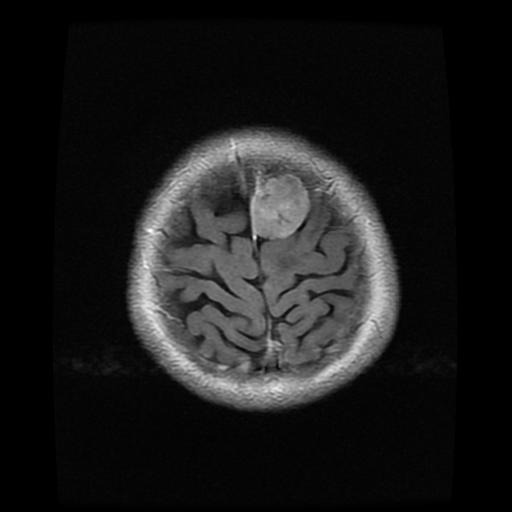
#> input picture test images/1.jpg, 512 x 512 px, given as the content of the folder Dataset, which was not available
$ jupyter execute --allow-errors 'Multiclass Brain Tumor.ipynb'   (text cells are left out)
#> lines starting #> are read from the running program, lines starting #| are printed output that depends on the picture; pictures that were not available may be replaced by others from this repository, and a replacement may not be noted
#> further down, img_array is the input picture: shape (512, 512, 3); min 0, max 255, mean 26.7
#> `img_resized = resize(img_array, (64, 64, 3))`:
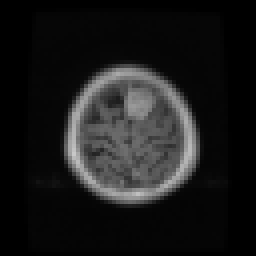
#> img_resized: shape (64, 64, 3) float64 (shown 4 times larger); min 0, max 0.788, mean 0.105
[cell 1]
import pandas as pd
import os
from skimage.transform import resize
from skimage.io import imread
import numpy as np
import matplotlib.pyplot as plt
from sklearn import svm
from sklearn.ensemble import RandomForestClassifier
from sklearn.svm import SVC
from sklearn.feature_selection import SelectKBest
from sklearn.feature_selection import f_classif
from sklearn.naive_bayes import GaussianNB
from sklearn.model_selection import train_test_split
from sklearn.metrics import accuracy_score
from sklearn.metrics import precision_score
from sklearn.metrics import recall_score
from sklearn.metrics import f1_score
from sklearn.metrics import classification_report
from sklearn.metrics import confusion_matrix
import seaborn as sns
from sklearn.tree import DecisionTreeClassifier
from skimage import io, transform
from sklearn import preprocessing
import numpy as np
import joblib
import cv2

[cell 2]
path = r"Dataset"
model_folder = "model"
categories = [d for d in os.listdir(path) if os.path.isdir(os.path.join(path, d))]
categories

[cell 3]
X_file = os.path.join(model_folder, "X.txt.npy")
Y_file = os.path.join(model_folder, "Y.txt.npy")
#> (the rest of this cell did not finish here and is left out)

#> (a cell that did not finish here is left out)

[cell 5]
labels=categories

[cell 6]
#defining global variables to store accuracy and other metrics
precision = []
recall = []
fscore = []
accuracy = []

[cell 7]
#function to calculate various metrics such as accuracy, precision etc
def calculateMetrics(algorithm, predict, testY):
    testY = testY.astype('int')
    predict = predict.astype('int')
    p = precision_score(testY, predict,average='macro') * 100
    r = recall_score(testY, predict,average='macro') * 100
    f = f1_score(testY, predict,average='macro') * 100
    a = accuracy_score(testY,predict)*100
    accuracy.append(a)
    precision.append(p)
    recall.append(r)
    fscore.append(f)
    print(algorithm+' Accuracy    : '+str(a))
    print(algorithm+' Precision   : '+str(p))
    print(algorithm+' Recall      : '+str(r))
    print(algorithm+' FSCORE      : '+str(f))
    report=classification_report(predict, testY,target_names=labels)
    print('\n',algorithm+" classification report\n",report)
    conf_matrix = confusion_matrix(testY, predict)
    plt.figure(figsize =(5, 5))
    ax = sns.heatmap(conf_matrix, xticklabels = labels, yticklabels = labels, annot = True, cmap="Blues" ,fmt ="g");
    ax.set_ylim([0,len(labels)])
    plt.title(algorithm+" Confusion matrix")
    plt.ylabel('True class')
    plt.xlabel('Predicted class')
    plt.show()

#> (a cell that did not finish here is left out)

[cell 9]
# Check if the pkl file exists
Model_file = os.path.join(model_folder, "RFC_Model.pkl")
#> (the rest of this cell did not finish here and is left out)

[cell 10]
path=r"C:\Users\choda\OneDrive\Desktop\B16 Multiclass brain tumor\test images\12.jpg"
#path=r""
img=imread(path)
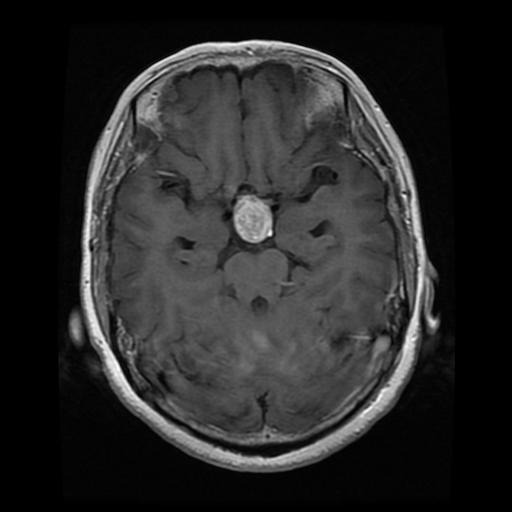
#> input picture test images/12.jpg, 512 x 512 px, found by its file name
#> img is the input picture: shape (512, 512, 3); min 0, max 255, mean 40.3
img_resize=resize(img,(64,64,3))
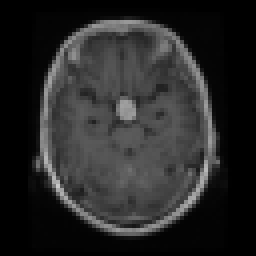
#> img_resize: shape (64, 64, 3) float64 (shown 4 times larger); min 0, max 0.785, mean 0.158
img_preprocessed=[img_resize.flatten()]
#> (the rest of this cell did not finish here and is left out)
